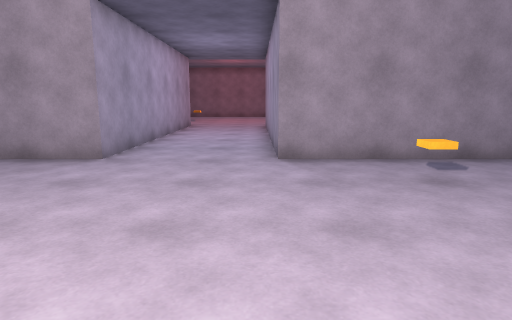
[1] (above)

16 first-person views from a walk through a Unity game level. The camera is 1.3 m above the floor, tilts 10° down and sees 75° across. The floor is counted in squares, 1 m on a side. Each view is taken from the middle of a square. On the plan, view 1 faces up. The plan holds only what a view shows up to about 14 squares ahead; the rest is blank. The place goes on beyond the plan.

[2]
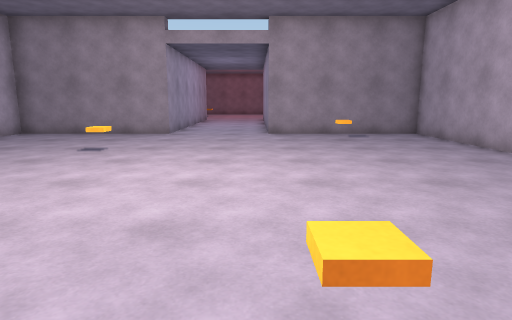

[3]
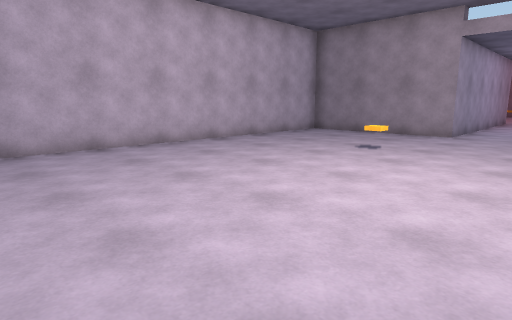

[4]
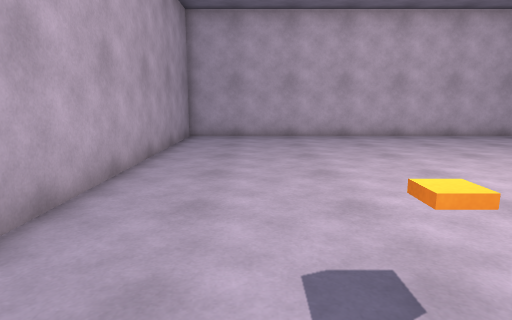

[5]
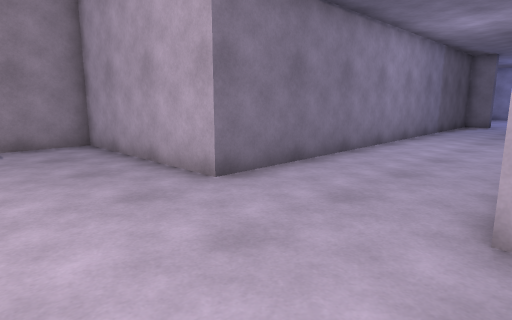

[6]
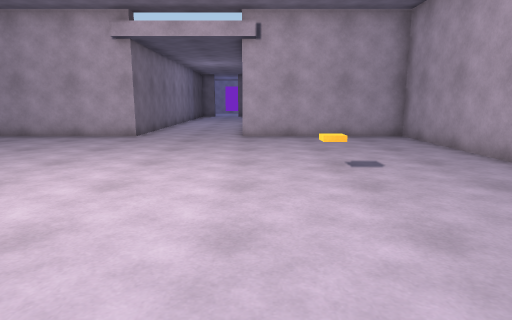

[7]
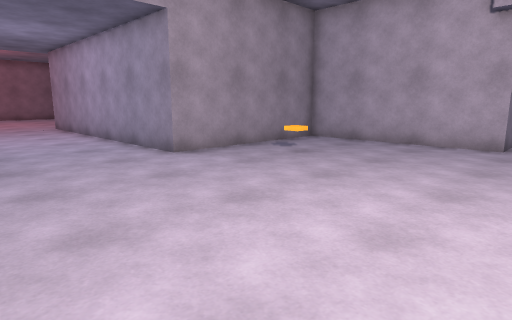

[8]
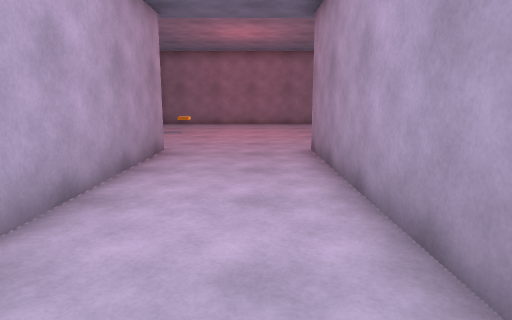

[9]
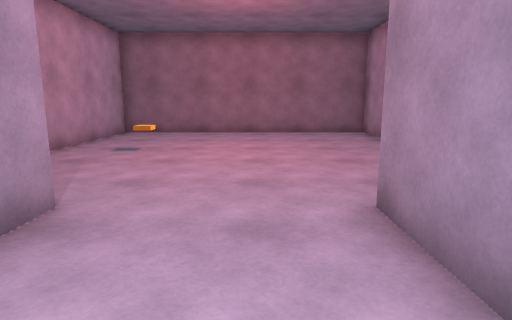

[10]
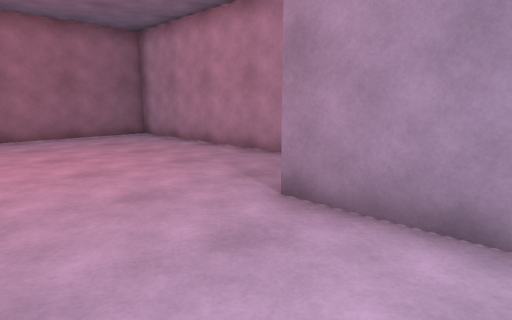

[11]
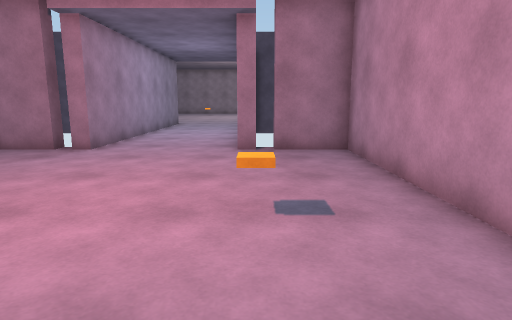

[12]
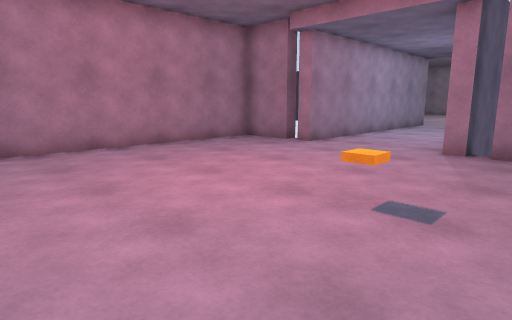

[13]
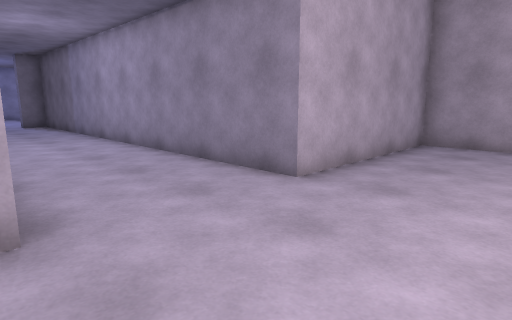

[14]
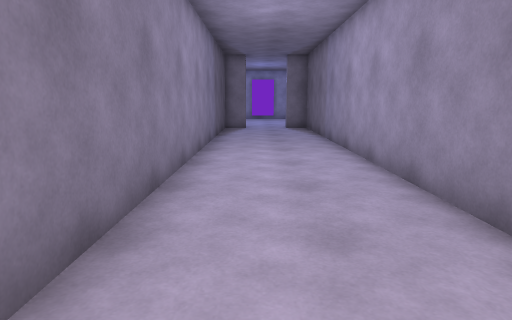

[15]
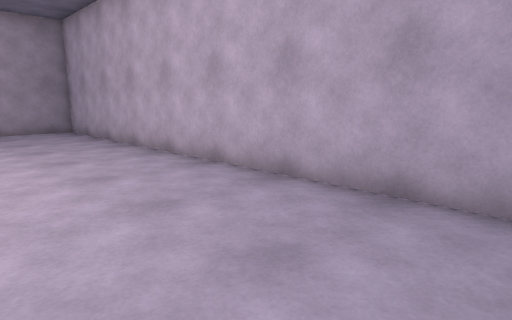

[16]
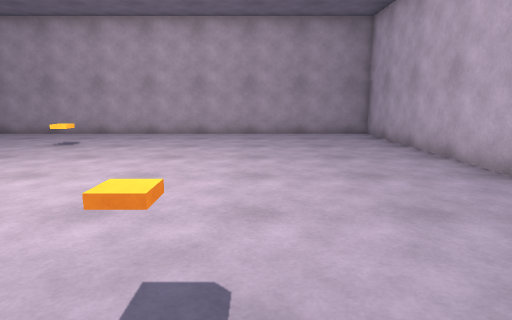

### Floor plan
Points are (right, up) in squares from view 1. A wall is a line through its corners. A room is listed if a view was taken in it or the views show most of it. See-through windows are left out.
Room 1 (views 1, 2, 3, 4, 5, 6, 7, 8, 9, 10, 11, 12, 13, 14, 15, 16)
walls: (1.5, 17.5) (1.5, 18) (3.5, 18) (3.5, 28) (-6.5, 28) (-6.5, 18) (-4.5, 18); (-4, 18) (-3.5, 18) (-3.5, 7.5) (-9.5, 7.5) (-9.5, -8.5) (6.5, -8.5) (6.5, -2.5) (19.5, -2.5); (19.5, 1.5) (6.5, 1.5) (6.5, 7.5) (0.5, 7.5) (0.5, 18) (1, 18)
low walls: (-3.8, 22.8) (-4.2, 22.8) (-4.2, 23.2) (-3.8, 23.2)

Where each view was taken, in squares from view 1:
view 1: 0 up, 0 right, facing up
view 2: 6 down, 0 right, facing up
view 3: 6 down, 0 right, facing up-left
view 4: 6 down, 3 right, facing left
view 5: 3 down, 3 right, facing up-right
view 6: 3 down, 6 left, facing right
view 7: 0 up, 4 left, facing up-right
view 8: 9 up, 1 left, facing up
view 9: 14 up, 1 left, facing up
view 10: 15 up, 3 left, facing up-right
view 11: 27 up, 4 left, facing down
view 12: 27 up, 6 left, facing down-right
view 13: 2 up, 3 right, facing down-right
view 14: 0 up, 6 right, facing right
view 15: 7 up, 5 left, facing down-left
view 16: 5 up, 5 left, facing down
